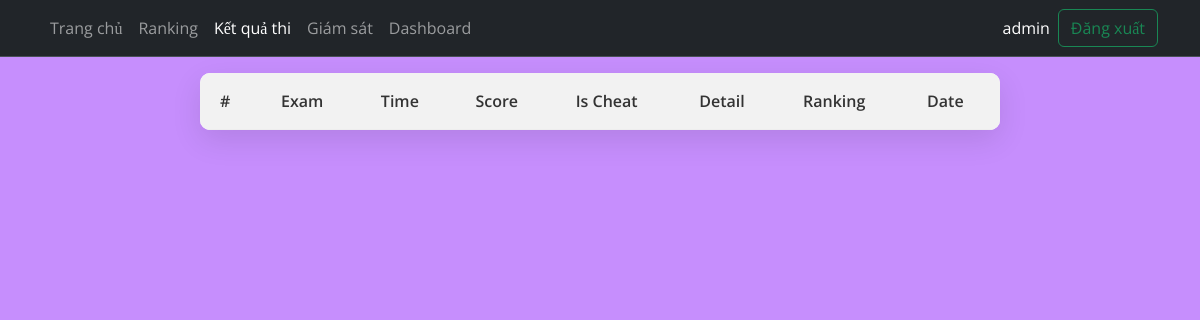
/result-list (signed in), run on an earlier commit of the app's database.
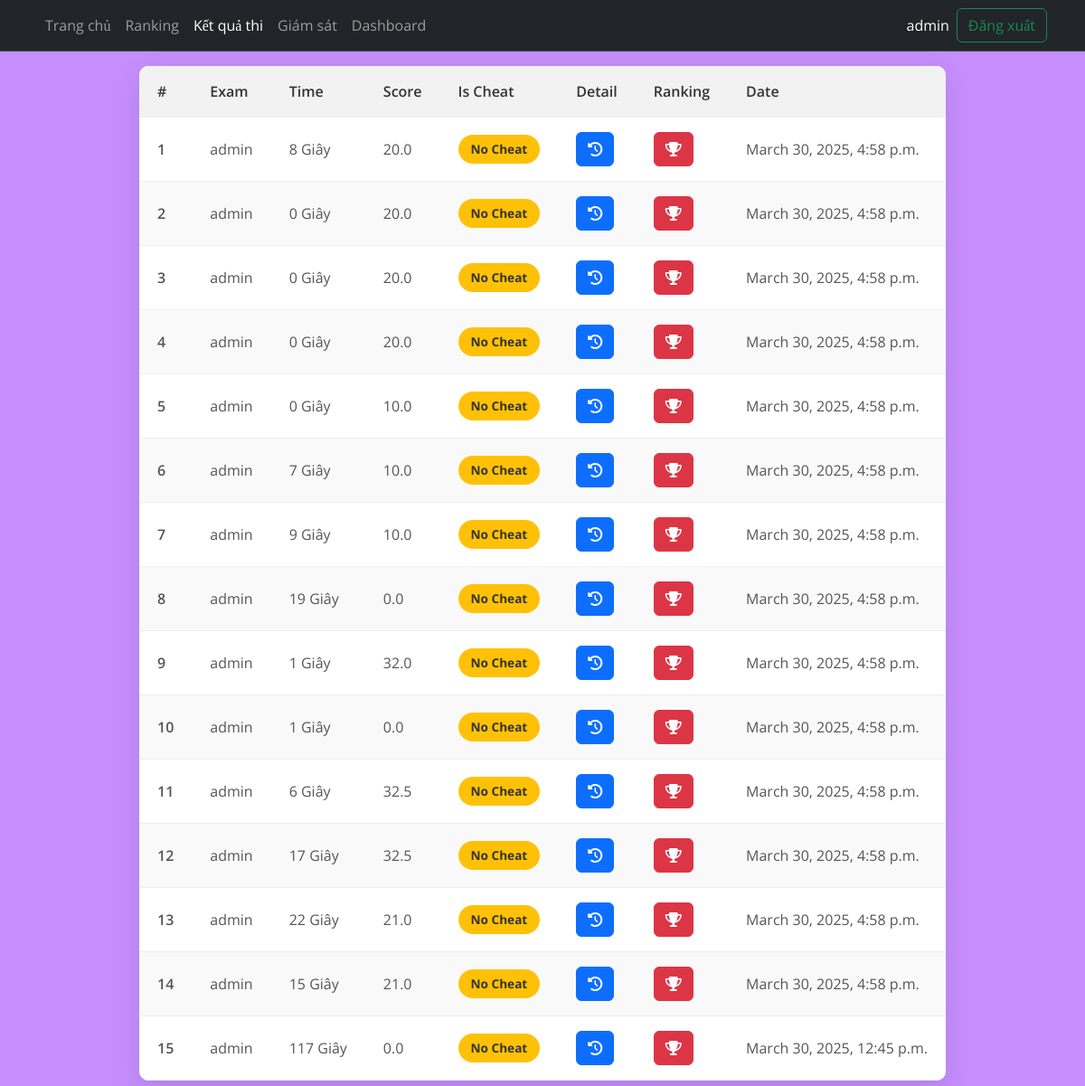
And on a later commit of the database.
### quiz/models/quiz.py (models this page shows, shortened)
class CommonAbstract(models.Model):
    created_at = models.DateTimeField(auto_now_add=True, verbose_name='Thời điểm tạo')
    updated_at = models.DateTimeField(auto_now=True, verbose_name='Thời điểm cập nhật')
    class Meta:
        ordering = ('-created_at',)
        abstract = True

class Result(CommonAbstract):
    id = models.AutoField(auto_created=True, primary_key=True, serialize=False, verbose_name='ID')
    user = models.ForeignKey(User, on_delete=models.SET_NULL, null=True, verbose_name='Người thực hiện')
    exam = models.ForeignKey(Exam, on_delete=models.SET_NULL, null=True, verbose_name='Bài thi')
    score = models.FloatField(default=0, verbose_name='Điểm số')
    rank = models.SmallIntegerField(default=9999, verbose_name='Thứ hạng')
    exam_time = models.IntegerField(default=1, verbose_name='Thời gian thực hiện')
    time_char = models.CharField(max_length=25, null=True, blank=True, verbose_name='Thời gian làm (phút)')
    is_cheat = models.BooleanField(default=False, verbose_name='Trạng thái gian lận')
    is_done = models.BooleanField(default=False, verbose_name='Kiểm tra gian lận hoàn thành')
    reason = models.CharField(max_length=255, default='', verbose_name='Lý do phát hiện gian lận')
    is_on_rank = models.BooleanField(default=False, verbose_name='Được xếp hạng')
    class Meta:
        ordering = ('-updated_at',)
        verbose_name = 'Kết quả thi'
        verbose_name_plural = 'Kết quả thi'
        db_table = 'results'

### quiz/views/quiz.py (the view)
# urls.py: path('result-list', result_list_view, name='result-list'),
def result_list_view(request):
    if request.user.is_authenticated:
        results = Result.objects.filter(user=request.user).order_by('-updated_at')
        return render(request, 'quiz/result-list.html', {'results': results}, status=200)
    else:
        return HttpResponse('<h1>404 Not Found</h1>', status=404)

### templates/quiz/result-list.html (shortened to what this page needs)
{% extends 'base.html' %}
{% load static %}
{% block content %}
<nav class="navbar navbar-expand-lg bg-dark border-bottom border-body" data-bs-theme="dark">
    <div class="container">
      <div class="collapse navbar-collapse" id="navbarSupportedContent">
        <ul class="navbar-nav me-auto mb-2 mb-lg-0">
          <li class="nav-item">
            <a class="nav-link" aria-current="page" href="/">Trang chủ</a>
          </li>
          <li class="nav-item">
            <a class="nav-link" href="#">Ranking</a>
          </li>
          {% if request.user.is_authenticated %}
          <li class="nav-item">
            <a class="nav-link active" href="{% url 'result-list' %}">Kết quả thi</a>
          </li>
          {% endif %}
          {% if request.user.is_superuser %}
          <li class="nav-item">
            <a class="nav-link" href="{% url 'monitor' %}">Giám sát</a>
          </li>
          {% endif %}
          {% if request.user.is_authenticated and request.user.is_staff %}
          <li class="nav-item">
            <a class="nav-link" target="_blank" href="/admin">Dashboard</a>
          </li>
          {% endif %}
        </ul>
        {% if request.user.is_authenticated %}
          <span class="text-white" style="margin-right: 8px;">{{request.user.username}}</span>
          <a href="{% url 'logout' %}" class="btn btn-outline-success">Đăng xuất</a>
        {% else %}
          <a class="btn btn-outline-success" href="{% url 'login' %}">Đăng nhập</a>
        {% endif %}
      </div>
    </div>
</nav>
  <div class="table-box mt-3">
    <table>
      <thead>
        <tr>
          <th>#</th>
          <th>Exam</th>
          <th>Time</th>
          <th>Score</th>
          <th>Is Cheat</th>
          <th>Detail</th>
          <th>Ranking</th>
          <th>Date</th>
        </tr>
      </thead>
      <tbody>
        {% for result in results %}
            <tr>
                <td><strong>{{forloop.counter}}</strong></td>
                <td>{% if request.user.studentprofile %} {{request.user.studentprofile.fullname}} {% else %} {{result.user.username}} {% endif %}</td>
                <td>{{result.exam_time}} Giây</td>
                <td>{{result.score}}</td>
                <td>{% if result.is_cheat %}<span class="status hold">Cheat</span>{% else %} <span class="status open">No Cheat</span> {% endif %}</td>
                <td>
                    <a href="{% url 'result' result.id %}" class="btn btn-primary"><i class="fa-solid fa-clock-rotate-left"></i></a>
                </td>
                <td>
                    <a href="{% url 'ranking' result.exam.id %}" class="btn btn-danger"><i class="fa-solid fa-trophy"></i></a>
                </td>
                <td>{{result.updated_at}}</td>
            </tr>
        {% endfor %}
      </tbody>
    </table>
  </div>
{% endblock content %}

### templates/base.html (shortened to what this page needs)
<!DOCTYPE html>
{% load static %}
<html lang="en">
<head>
    <link rel="stylesheet" href="https://cdnjs.cloudflare.com/ajax/libs/font-awesome/6.6.0/css/all.min.css" />
    <link href="https://cdn.jsdelivr.net/npm/bootstrap@5.3.3/dist/css/bootstrap.min.css" rel="stylesheet">
    <link rel="stylesheet" href="{% static 'assets/css/base.css' %}">
</head>
<body>
    {% block content %}
    {% endblock content %}
</body>
</html>

### static/assets/css/base.css (style rules this page uses)
* { margin: 0; padding: 0; box-sizing: border-box; font-family: "Open Sans", serif; }
ul { list-style: none; }

### templates/quiz/result-list.html (style rules this page uses)
body { font-family: 'Segoe UI', sans-serif; background-color: #C68EFD; text-align: center; }
.table-box { display: inline-block; background: #fff; border-radius: 10px; box-shadow: 0 10px 30px rgba(0, 0, 0, 0.1); overflow-x: auto; }
table { border-collapse: collapse; width: 100%; min-width: 800px; }
thead { background-color: #f2f2f2; }
th, td { padding: 16px 20px; border-bottom: 1px solid #eee; text-align: left; }
th { font-weight: 600; color: #333; }
td { color: #555; }
td strong { font-weight: 600; }
.status { display: inline-block; padding: 6px 14px; border-radius: 20px; font-size: 0.85rem; font-weight: bold; color: #fff; }
.status.open { background-color: #ffc107; color: #333; }
tbody tr:nth-child(even) { background-color: #f9f9f9; }

What changed in the data, as far as the page shows it:
added Result: user.username "admin", exam_time "8", score "20.0", is_cheat "No Cheat", updated_at "March 30, 2025, 4:58 p.m."
added Result: user.username "admin", exam_time "0", score "20.0", is_cheat "No Cheat", updated_at "March 30, 2025, 4:58 p.m."
added Result: user.username "admin", exam_time "0", score "20.0", is_cheat "No Cheat", updated_at "March 30, 2025, 4:58 p.m."
added Result: user.username "admin", exam_time "0", score "20.0", is_cheat "No Cheat", updated_at "March 30, 2025, 4:58 p.m."
added Result: user.username "admin", exam_time "0", score "10.0", is_cheat "No Cheat", updated_at "March 30, 2025, 4:58 p.m."
added Result: user.username "admin", exam_time "7", score "10.0", is_cheat "No Cheat", updated_at "March 30, 2025, 4:58 p.m."
added Result: user.username "admin", exam_time "9", score "10.0", is_cheat "No Cheat", updated_at "March 30, 2025, 4:58 p.m."
added Result: user.username "admin", exam_time "19", score "0.0", is_cheat "No Cheat", updated_at "March 30, 2025, 4:58 p.m."
added Result: user.username "admin", exam_time "1", score "32.0", is_cheat "No Cheat", updated_at "March 30, 2025, 4:58 p.m."
added Result: user.username "admin", exam_time "1", score "0.0", is_cheat "No Cheat", updated_at "March 30, 2025, 4:58 p.m."
added Result: user.username "admin", exam_time "6", score "32.5", is_cheat "No Cheat", updated_at "March 30, 2025, 4:58 p.m."
added Result: user.username "admin", exam_time "17", score "32.5", is_cheat "No Cheat", updated_at "March 30, 2025, 4:58 p.m."
added Result: user.username "admin", exam_time "22", score "21.0", is_cheat "No Cheat", updated_at "March 30, 2025, 4:58 p.m."
added Result: user.username "admin", exam_time "15", score "21.0", is_cheat "No Cheat", updated_at "March 30, 2025, 4:58 p.m."
added Result: user.username "admin", exam_time "117", score "0.0", is_cheat "No Cheat", updated_at "March 30, 2025, 12:45 p.m."
